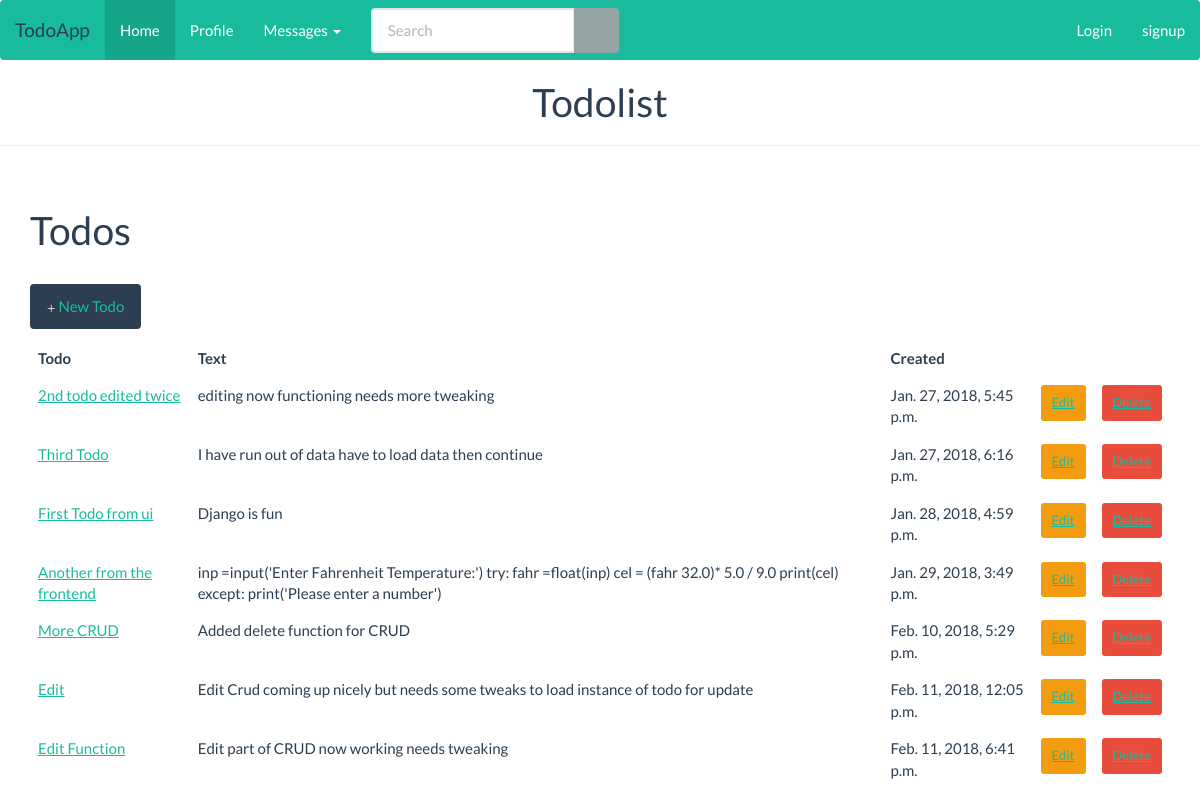
The page / on the database its author committed.
### todos/models.py (models this page shows, shortened)
class Todo(models.Model):
    title = models.CharField(max_length=50)
    text = models.TextField()
    created_at = models.DateTimeField(default=datetime.now, blank=True)

### todos/views.py (the view)
# urls.py: path('', views.index, name='index'),
def index(request):
    todos = Todo.objects.all()[:10]
    context = {
        'todos': todos
    }
    return render(request, 'index.html', context)

### todos/Templates/index.html
{% include 'partials/header.html' %}
<div class="container">
        <h1 class="page-header">Todos</h1>
  <p>
    <button type="button"
            class="btn btn-primary">
      <span class="glyphicon glyphicon-plus"></span>
     <a href="/todos/add"> New Todo</a>
    </button>
  </p>
      <table class="table">
        <thead class="thead-inverse">
          <tr>
            <th>Todo</th>
            <th>Text</th>
            <th>Created</th>
          </tr>
        </thead>
        <tbody>
          {% for todo in todos %}
            <tr>
              <td>
                <a href="/todo/details/{{ todo.id }}">{{ todo.title }}
              </td>
                <td>{{ todo.text }}</td>
              <td>{{ todo.created_at }}</td>
            <td>
      <button type="button"
              class="btn btn-warning btn-sm">
        <a href="{% url 'update' pk=todo.id %}"> Edit
      </a></button></td>
                <td>
                <button type="button" class="btn btn-danger btn-sm">
        <a href="{% url 'delete' todo.id %}"> Delete
      </a></button>
            </td>
            </tr>
          {% endfor %}
        </tbody>
      </table>
    </div>

### todos/static/css/style.css (style rules this page uses)
a:hover, a:visited, a:link, a:active { text-decoration: none; }

### rows shown on the page
Todo: title "2nd todo edited twice", text "editing now functioning needs more tweaking", created_at "Jan. 27, 2018, 5:45 p.m."
Todo: title "Third Todo", text "I have run out of data have to load data then continue", created_at "Jan. 27, 2018, 6:16 p.m."
Todo: title "First Todo from ui", text "Django is fun", created_at "Jan. 28, 2018, 4:59 p.m."
Todo: title "Another from the frontend", text "inp =input('Enter Fahrenheit Temperature:') try: fahr =float(inp) cel = (fahr 32.0)* 5.0 / 9.0 print(cel) except: print('Please enter a number')", created_at "Jan. 29, 2018, 3:49 p.m."
Todo: title "More CRUD", text "Added delete function for CRUD", created_at "Feb. 10, 2018, 5:29 p.m."
Todo: title "Edit", text "Edit Crud coming up nicely but needs some tweaks to load instance of todo for update", created_at "Feb. 11, 2018, 12:05 p.m."
Todo: title "Edit Function", text "Edit part of CRUD now working needs tweaking", created_at "Feb. 11, 2018, 6:41 p.m."
